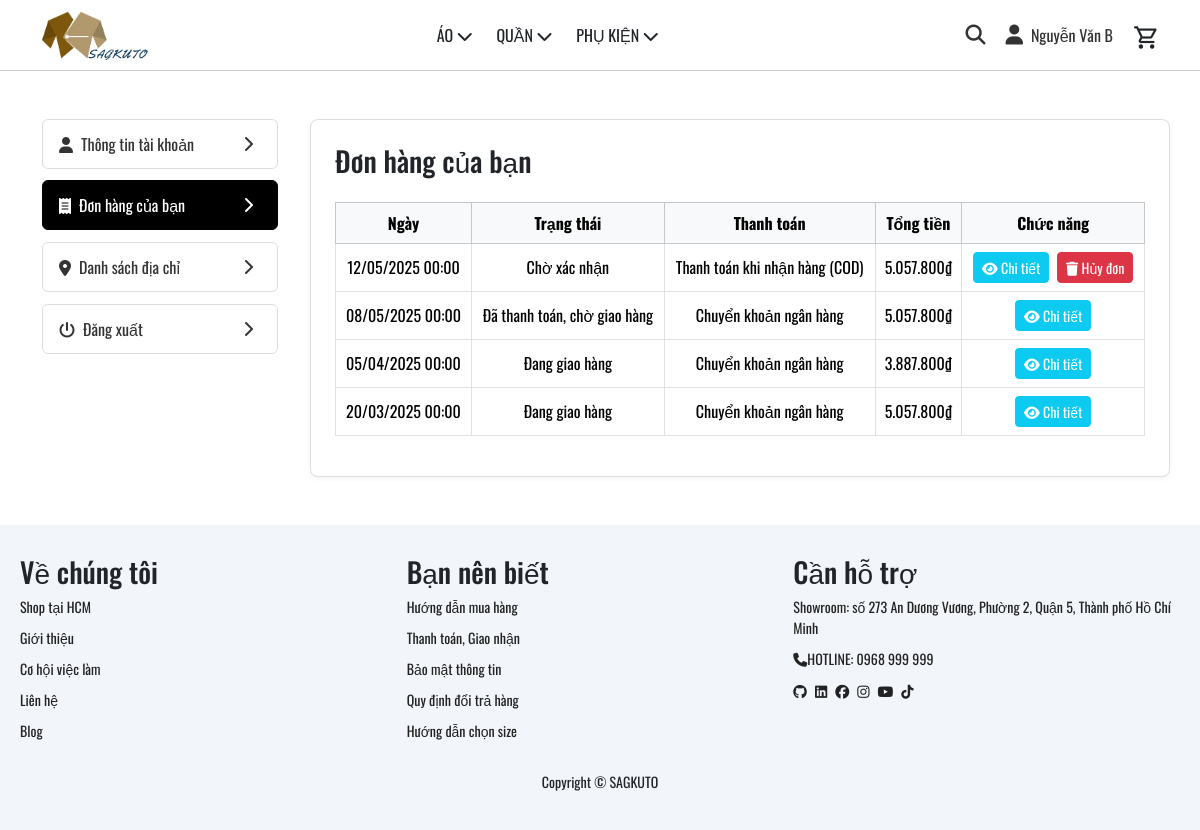
Screenshot of /index.php?page=donhang (signed in) with the database file from the repository.
### tables this page shows
CREATE TABLE `users` (
  `user_id` int(11) NOT NULL,
  `name` varchar(100) NOT NULL,
  `password` varchar(255) NOT NULL,
  `email` varchar(100) DEFAULT NULL,
  `phone` varchar(20) DEFAULT NULL,
  `role_id` int(11) DEFAULT NULL,
  `status` tinyint(4) DEFAULT 1,
  `otp` varchar(6) DEFAULT NULL,
  `otp_expired_at` datetime DEFAULT NULL
);

CREATE TABLE `orders` (
  `order_id` int(11) NOT NULL,
  `user_id` int(11) DEFAULT NULL,
  `status` enum('Chờ xác nhận','Đã thanh toán, chờ giao hàng','Đang giao hàng','Giao thành công','Đã huỷ') DEFAULT 'Chờ xác nhận',
  `total_price` decimal(12,2) DEFAULT NULL,
  `shipping_address` varchar(255) DEFAULT NULL,
  `note` text DEFAULT NULL,
  `created_at` datetime DEFAULT current_timestamp(),
  `payment_method_id` int(11) DEFAULT NULL,
  `staff_id` int(11) DEFAULT NULL
);

CREATE TABLE `payment_method` (
  `payment_method_id` int(11) NOT NULL,
  `name` varchar(100) NOT NULL,
  `is_deleted` tinyint(1) NOT NULL DEFAULT 0
);

### database/DBConnection.php (called while the page is built, shortened)
<?php
class DBConnect
{
    private static $instance = null;
    private $pdo;
    private $host = 'localhost';
    private $dbname = 'db_web_quanao';
    private $username = 'root';
    private $password = '';
    private function __construct()
    {
        try {
            $this->pdo = new PDO(
                "mysql:host={$this->host};dbname={$this->dbname};charset=utf8",
                $this->username,
                $this->password
            );
            $this->pdo->setAttribute(PDO::ATTR_ERRMODE, PDO::ERRMODE_EXCEPTION);
            $this->pdo->setAttribute(PDO::ATTR_DEFAULT_FETCH_MODE, PDO::FETCH_ASSOC);
        } catch (PDOException $e) {
            die("Kết nối thất bại: " . $e->getMessage());
        }
    }
    public static function getInstance()
    {
        if (self::$instance === null) {
            self::$instance = new DBConnect();
        }
        return self::$instance;
    }
    public function select($sql, $params = [])
    {
        $stmt = $this->pdo->prepare($sql);
        $stmt->execute($params);
        return $stmt->fetchAll();
    }
    public function selectOne($sql, $params = [])
    {
        $stmt = $this->pdo->prepare($sql);
        $stmt->execute($params);
        return $stmt->fetch();
    }
}

### layout/partials/order_section.php (the view, shortened to what this page needs)
<?php
require_once __DIR__ . '/../../database/DBConnection.php';
$pdo     = DBConnect::getInstance()->getConnection();
$user_id = $_SESSION['user_id'] ?? null;
$perPage    = 5;
$page_order = max(1, intval($_GET['page_order'] ?? 1));
$offset     = ($page_order - 1) * $perPage;
$stmt = $pdo->prepare("
  SELECT o.order_id,o.created_at,o.status,o.total_price,pm.name AS payment_method
  FROM orders o
  LEFT JOIN payment_method pm
    ON o.payment_method_id = pm.payment_method_id
  WHERE o.user_id = :uid
  ORDER BY o.created_at DESC
  LIMIT :limit OFFSET :offset
");
$stmt->bindValue(':uid',    $user_id, PDO::PARAM_INT);
$stmt->bindValue(':limit',  $perPage,  PDO::PARAM_INT);
$stmt->bindValue(':offset', $offset,   PDO::PARAM_INT);
$stmt->execute();
$orders = $stmt->fetchAll(PDO::FETCH_ASSOC);
?>
<h3 class="mb-4">Đơn hàng của bạn</h3>
<?php if (empty($orders)): ?>
    <p>Bạn chưa có đơn hàng nào.</p>
<?php else: ?>
    <table class="table table-bordered align-middle text-center">
        <thead class="table-light">
            <tr>
                <th>Ngày</th>
                <th>Trạng thái</th>
                <th>Thanh toán</th>
                <th>Tổng tiền</th>
                <th>Chức năng</th>
            </tr>
        </thead>
        <tbody>
            <?php foreach ($orders as $o): ?>
                <tr>
                    <td><?= date('d/m/Y H:i', strtotime($o['created_at'])) ?></td>
                    <td><?= htmlspecialchars($o['status']) ?></td>
                    <td><?= htmlspecialchars($o['payment_method']) ?></td>
                    <td><?= number_format($o['total_price'], 0, ',', '.') ?>₫</td>
                    <td>
                        <button
                            class="btn btn-sm btn-info text-white"
                            data-bs-toggle="modal"
                            data-bs-target="#orderDetailModal"
                            data-order-id="<?= $o['order_id'] ?>">
                            <i class="fa-solid fa-eye"></i> Chi tiết
                        </button>
                        <?php if ($o['status'] === 'Chờ xác nhận'): ?>
                            <form
                                method="POST"
                                action=""
                                class="d-inline"
                                onsubmit="return confirm('Bạn có chắc chắn muốn hủy đơn này?');">
                                <button type="submit" class="btn btn-sm btn-danger ms-1">
                                    <i class="fa-solid fa-trash"></i> Hủy đơn
                                </button>
                            </form>
                        <?php endif; ?>
                    </td>
                </tr>
            <?php endforeach; ?>
        </tbody>
    </table>
<?php endif; ?>

### layout/header.php (shortened to what this page needs)
<?php
require_once __DIR__ . '/../database/DBConnection.php';
$db = DBConnect::getInstance();
$categories = $db->select('SELECT * FROM categories', []);
$menu = [
	['label' => 'ÁO',        'subs' => []],
	['label' => 'QUẦN',      'subs' => []],
	['label' => 'PHỤ KIỆN',  'subs' => []],
];
foreach ($categories as $cat) {
	$nameLower = mb_strtolower($cat['name'], 'UTF-8');
	$item = [
		'id'    => $cat['category_id'],
		'label' => $cat['name'],
	];
	if (strpos($nameLower, 'áo') !== false) {
		$menu[0]['subs'][] = $item;
	} elseif (strpos($nameLower, 'quần') !== false) {
		$menu[1]['subs'][] = $item;
	} elseif (strpos($nameLower, 'phụ kiện') !== false) {
		$menu[2]['subs'][] = $item;
	}
}
$user = null;
if (!empty($_SESSION['user_id'])) {
    $user = $db->selectOne(
        'SELECT user_id, name, role_id FROM users WHERE user_id = ?',
        [$_SESSION['user_id']]
    );
}
?>
<link rel="stylesheet" href="../assets/css/basic_search.css">
<header class="header">
	<div class="logo_header">
		<a href="/index.php">
			<img src="/assets/img/logo_favicon/logo.png" alt="SAGKUTO Logo">
		</a>
	</div>
	<nav class="menu_header">
		<ul class="mb-0">
			<?php foreach ($menu as $item): ?>
				<li>
					<span class="menu-title">
						<?= htmlspecialchars($item['label'], ENT_QUOTES) ?>
						<?php if (!empty($item['subs'])): ?>
							<i class="fa-solid fa-chevron-down"></i>
						<?php endif; ?>
					</span>
				</li>
			<?php endforeach; ?>
		</ul>
	</nav>
	<div class="icon-group">
		<a href="#" class="icon" id="openSearch">
			<i class="fa-solid fa-magnifying-glass"></i>
		</a>
		<?php if ($user): ?>
			<a href="/index.php?page=taikhoan" class="icon account-link">
				<i class="fa-solid fa-user"></i>
				<span><?= htmlspecialchars($user['name'], ENT_QUOTES) ?></span>
			</a>
		<?php endif; ?>
		<div class="position-relative" style="margin-top: 10px;">
			<a href="javascript:void(0);" id="toggle-cart" title="Giỏ hàng" class="text-dark">
				<span class="material-symbols-outlined" style="font-size: 27px;">
				</span>
			</a>
		</div>
	</div>
</header>

### assets/css/header.css (style rules this page uses)
.header { display: flex; justify-content: space-between; align-items: center; padding: 10px 40px; border-bottom: 1px solid #ccc; top: 0; position: sticky; z-index: 9999; background-color: #FFFFFF; position: relative; }
.logo_header img { height: 50px; display: block; }
.menu_header { position: static; display: block; }
.menu_header ul { list-style: none; padding: 0; margin: 0; }
.menu_header ul li { position: relative; display: inline-block; margin-right: 20px; }
.icon-group { display: flex; align-items: center; gap: 20px; font-size: 18px; color: black; position: relative; }
.icon { color: #333; font-size: 20px; text-decoration: none; display: flex; align-items: center; gap: 8px; transition: color 0.2s; }
.icon i { line-height: 1; vertical-align: middle; }
.icon.account-link span { font-size: 16px; line-height: 1; }
.icon.account-link i { font-size: 20px; }

### assets/css/basic_search.css (style rules this page uses)
body *:not(input):not(textarea):not(select) { caret-color: transparent !important; user-select: none !important; }

### rows the page displays
users: name "Nguyễn Văn B"
orders: created_at "12/05/2025 00:00", status "Chờ xác nhận", payment_method.name "Thanh toán khi nhận hàng (COD)", total_price "5.057.800"
orders: created_at "08/05/2025 00:00", status "Đã thanh toán, chờ giao hàng", payment_method.name "Chuyển khoản ngân hàng", total_price "5.057.800"
orders: created_at "05/04/2025 00:00", status "Đang giao hàng", payment_method.name "Chuyển khoản ngân hàng", total_price "3.887.800"
orders: created_at "20/03/2025 00:00", status "Đang giao hàng", payment_method.name "Chuyển khoản ngân hàng", total_price "5.057.800"

### other values shown
$item['label'] "ÁO"
$item['label'] "QUẦN"
$item['label'] "PHỤ KIỆN"
